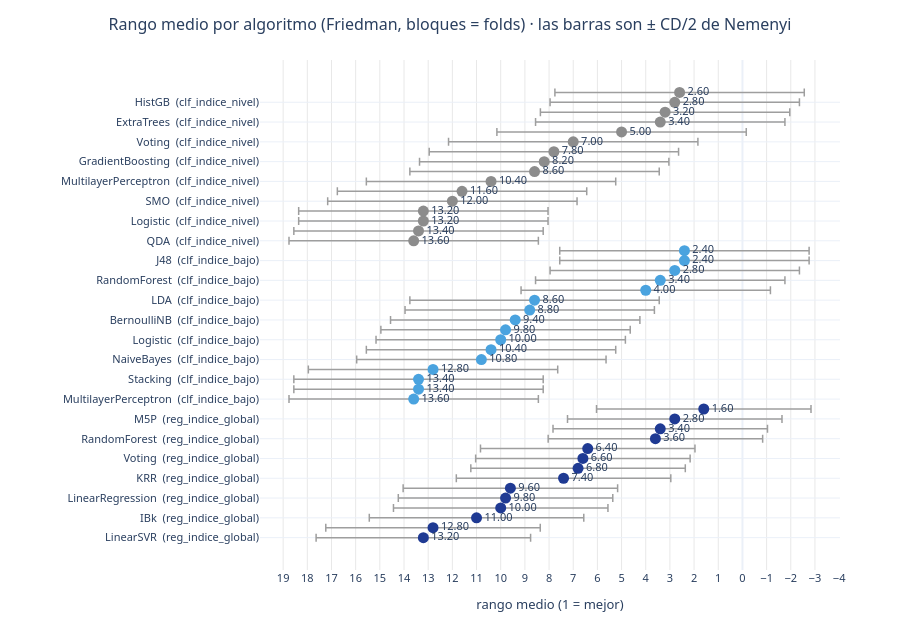

Write notebook code for a chart like this one.
### Code cell
# Gráfico 2: ranking de Friedman (rango 1 = mejor) y diferencia crítica
fig = go.Figure()
for i, (t, r) in enumerate(RESULTADOS.items()):
    rank = r["friedman"]["ranking"].sort_values("rango_medio", ascending=False)
    fig.add_trace(go.Scatter(
        y=rank.algoritmo + f"  ({t})", x=rank.rango_medio, mode="markers+text",
        text=[f"{v:.2f}" for v in rank.rango_medio], textposition="middle right",
        marker={"size": 11, "color": ["#1f3a93", "#4aa3df", "#8c8c8c"][i]},
        name=t, showlegend=False,
        error_x={"type": "data", "array": [r["friedman"]["cd_nemenyi"] / 2] * len(rank),
                 "visible": True, "color": "#9e9e9e", "thickness": 1.5, "width": 4}))

fig.update_layout(
    title={"text": "Rango medio por algoritmo (Friedman, bloques = folds) · "
                   "las barras son ± CD/2 de Nemenyi",
           "x": 0.5, "xanchor": "center", "font": {"size": 16}},
    height=620, template="plotly_white", margin={"l": 260, "r": 60, "t": 60, "b": 50},
    font={"family": "Segoe UI, Helvetica, Arial, sans-serif", "size": 11},
    xaxis={"title": "rango medio (1 = mejor)", "dtick": 1,
           "gridcolor": "#e8e8e8", "autorange": "reversed"},
    yaxis={"automargin": True})
fig.show()

### Figure 1 — Plotly figure (JSON) as saved in the notebook; plotly's stock layout.template omitted (floating-point values rounded to 4 significant figures)
{"data": [{"error_x": {"array": [4.436, 4.436, 4.436, 4.436, 4.436, 4.436, 4.436, 4.436, 4.436, 4.436, 4.436, 4.436, 4.436, 4.436], "color": "#9e9e9e", "thickness": 1.5, "type": "data", "visible": true, "width": 4}, "marker": {"color": "#1f3a93", "size": 11}, "mode": "markers+text", "name": "reg_indice_global", "showlegend": false, "text": ["13.20", "12.80", "11.00", "10.00", "9.80", "9.60", "7.40", "6.80", "6.60", "6.40", "3.60", "3.40", "2.80", "1.60"], "textposition": "middle right", "type": "scatter", "x": [13.2, 12.8, 11.0, 10.0, 9.8, 9.6, 7.4, 6.8, 6.6, 6.4, 3.6, 3.4, 2.8, 1.6], "y": ["LinearSVR  (reg_indice_global)", "SMOreg  (reg_indice_global)", "IBk  (reg_indice_global)", "ElasticNet  (reg_indice_global)", "LinearRegression  (reg_indice_global)", "MultilayerPerceptron  (reg_indice_global)", "KRR  (reg_indice_global)", "GradientBoosting  (reg_indice_global)", "Voting  (reg_indice_global)", "Stacking  (reg_indice_global)", "RandomForest  (reg_indice_global)", "ExtraTrees  (reg_indice_global)", "M5P  (reg_indice_global)", "HistGB  (reg_indice_global)"]}, {"error_x": {"array": [5.158, 5.158, 5.158, 5.158, 5.158, 5.158, 5.158, 5.158, 5.158, 5.158, 5.158, 5.158, 5.158, 5.158, 5.158, 5.158], "color": "#9e9e9e", "thickness": 1.5, "type": "data", "visible": true, "width": 4}, "marker": {"color": "#4aa3df", "size": 11}, "mode": "markers+text", "name": "clf_indice_bajo", "showlegend": false, "text": ["13.60", "13.40", "13.40", "12.80", "10.80", "10.40", "10.00", "9.80", "9.40", "8.80", "8.60", "4.00", "3.40", "2.80", "2.40", "2.40"], "textposition": "middle right", "type": "scatter", "x": [13.6, 13.4, 13.4, 12.8, 10.8, 10.4, 10.0, 9.8, 9.4, 8.8, 8.6, 4.0, 3.4, 2.8, 2.4, 2.4], "y": ["MultilayerPerceptron  (clf_indice_bajo)", "SMO  (clf_indice_bajo)", "Stacking  (clf_indice_bajo)", "Voting  (clf_indice_bajo)", "NaiveBayes  (clf_indice_bajo)", "GradientBoosting  (clf_indice_bajo)", "Logistic  (clf_indice_bajo)", "LinearSVC  (clf_indice_bajo)", "BernoulliNB  (clf_indice_bajo)", "QDA  (clf_indice_bajo)", "LDA  (clf_indice_bajo)", "IBk  (clf_indice_bajo)", "RandomForest  (clf_indice_bajo)", "HistGB  (clf_indice_bajo)", "J48  (clf_indice_bajo)", "ExtraTrees  (clf_indice_bajo)"]}, {"error_x": {"array": [5.158, 5.158, 5.158, 5.158, 5.158, 5.158, 5.158, 5.158, 5.158, 5.158, 5.158, 5.158, 5.158, 5.158, 5.158, 5.158], "color": "#9e9e9e", "thickness": 1.5, "type": "data", "visible": true, "width": 4}, "marker": {"color": "#8c8c8c", "size": 11}, "mode": "markers+text", "name": "clf_indice_nivel", "showlegend": false, "text": ["13.60", "13.40", "13.20", "13.20", "12.00", "11.60", "10.40", "8.60", "8.20", "7.80", "7.00", "5.00", "3.40", "3.20", "2.80", "2.60"], "textposition": "middle right", "type": "scatter", "x": [13.6, 13.4, 13.2, 13.2, 12.0, 11.6, 10.4, 8.6, 8.2, 7.8, 7.0, 5.0, 3.4, 3.2, 2.8, 2.6], "y": ["QDA  (clf_indice_nivel)", "LinearSVC  (clf_indice_nivel)", "Logistic  (clf_indice_nivel)", "BernoulliNB  (clf_indice_nivel)", "SMO  (clf_indice_nivel)", "LDA  (clf_indice_nivel)", "MultilayerPerceptron  (clf_indice_nivel)", "NaiveBayes  (clf_indice_nivel)", "GradientBoosting  (clf_indice_nivel)", "Stacking  (clf_indice_nivel)", "Voting  (clf_indice_nivel)", "IBk  (clf_indice_nivel)", "ExtraTrees  (clf_indice_nivel)", "J48  (clf_indice_nivel)", "HistGB  (clf_indice_nivel)", "RandomForest  (clf_indice_nivel)"]}], "layout": {"font": {"family": "Segoe UI, Helvetica, Arial, sans-serif", "size": 11}, "height": 620, "margin": {"b": 50, "l": 260, "r": 60, "t": 60}, "title": {"font": {"size": 16}, "text": "Rango medio por algoritmo (Friedman, bloques = folds) · las barras son ± CD/2 de Nemenyi", "x": 0.5, "xanchor": "center"}, "xaxis": {"autorange": "reversed", "dtick": 1, "gridcolor": "#e8e8e8", "title": {"text": "rango medio (1 = mejor)"}}, "yaxis": {"automargin": true}}}
